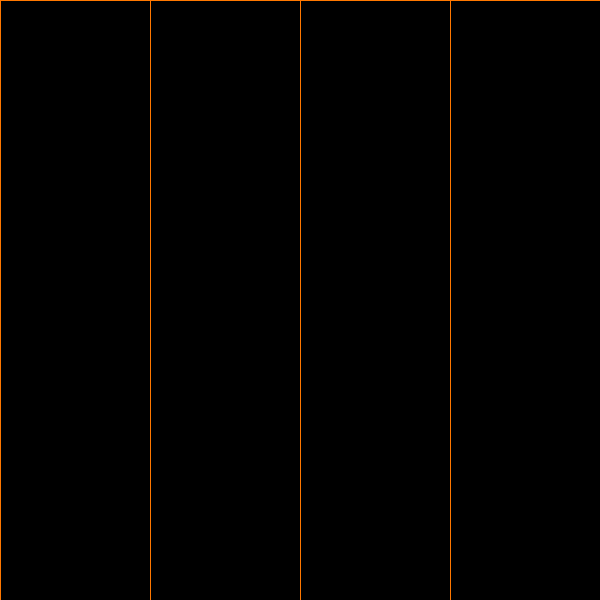
Frame 1 (no input)
Frame 60 (the mouse pressed at the canvas centre just before this capture): identical to frame 1, image omitted
Frame 120 (the mouse held since frame 60 and released just before this capture): identical to frame 1, image omitted

The Processing sketch that drew this single still picture (run headless with seeded random() and noise(); from frame 60 on, the mouse is pressed at the canvas centre):

// Processing sketch: sketch_181002d
// ── sketch_181002d.pde
// Array
int NUM_COLUMNS = 4;  // constant
int[] cols = new int[NUM_COLUMNS];
int xWidth;

void setup() {
  size(600, 600);
  stroke(255, 120, 0);
  xWidth = width/cols.length;

  for (int i=0; i<cols.length; i++) {
    cols[i] = 0;
  }
}

void draw() {
  if (keyPressed) {
    //for (int i=0; i<cols.length; i++) {
    //  if (mouseX > i*xWidth && mouseX < (i+1)*xWidth) {
    //    cols[i]++;
    //  }
    //}
    
    cols[mouseX/xWidth] ++;
  }

  for (int i=0; i<cols.length; i++) {
    fill(cols[i]);
    rect(i*xWidth, 0, xWidth, height);
  }
}
